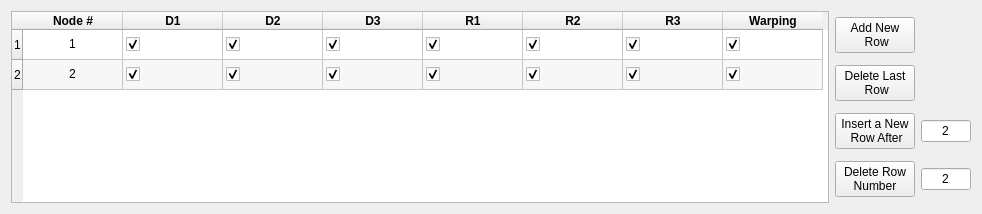
          <widget class="QWidget" name="tab">
           <attribute name="title">
            <string>Fixities</string>
           </attribute>
           <layout class="QHBoxLayout" name="horizontalLayout_5">
            <item>
             <widget class="QTableWidget" name="Fixities_table">
              <property name="minimumSize">
               <size>
                <width>818</width>
                <height>0</height>
               </size>
              </property>
              <property name="alternatingRowColors">
               <bool>true</bool>
              </property>
              <row>
               <property name="text">
                <string>1</string>
               </property>
              </row>
              <row>
               <property name="text">
                <string>2</string>
               </property>
              </row>
              <column>
               <property name="text">
                <string>Node #</string>
               </property>
               <property name="font">
                <font>
                 <weight>75</weight>
                 <bold>true</bold>
                </font>
               </property>
              </column>
              <column>
               <property name="text">
                <string>D1</string>
               </property>
               <property name="font">
                <font>
                 <weight>75</weight>
                 <bold>true</bold>
                </font>
               </property>
              </column>
              <column>
               <property name="text">
                <string>D2</string>
               </property>
               <property name="font">
                <font>
                 <weight>75</weight>
                 <bold>true</bold>
                </font>
               </property>
              </column>
              <column>
               <property name="text">
                <string>D3</string>
               </property>
               <property name="font">
                <font>
                 <weight>75</weight>
                 <bold>true</bold>
                </font>
               </property>
              </column>
              <column>
               <property name="text">
                <string>R1</string>
               </property>
               <property name="font">
                <font>
                 <weight>75</weight>
                 <bold>true</bold>
                </font>
               </property>
              </column>
              <column>
               <property name="text">
                <string>R2</string>
               </property>
               <property name="font">
                <font>
                 <weight>75</weight>
                 <bold>true</bold>
                </font>
               </property>
              </column>
              <column>
               <property name="text">
                <string>R3</string>
               </property>
               <property name="font">
                <font>
                 <weight>75</weight>
                 <bold>true</bold>
                </font>
               </property>
              </column>
              <column>
               <property name="text">
                <string>Warping</string>
               </property>
               <property name="font">
                <font>
                 <weight>75</weight>
                 <bold>true</bold>
                </font>
               </property>
              </column>
              <item row="0" column="0">
               <property name="text">
                <string>1</string>
               </property>
               <property name="textAlignment">
                <set>AlignCenter</set>
               </property>
              </item>
              <item row="0" column="1">
               <property name="text">
                <string/>
               </property>
               <property name="textAlignment">
                <set>AlignCenter</set>
               </property>
               <property name="checkState">
                <enum>Checked</enum>
               </property>
              </item>
              <item row="0" column="2">
               <property name="text">
                <string/>
               </property>
               <property name="checkState">
                <enum>Checked</enum>
               </property>
              </item>
              <item row="0" column="3">
               <property name="text">
                <string/>
               </property>
               <property name="checkState">
                <enum>Checked</enum>
               </property>
              </item>
              <item row="0" column="4">
               <property name="text">
                <string/>
               </property>
               <property name="checkState">
                <enum>Checked</enum>
               </property>
              </item>
              <item row="0" column="5">
               <property name="text">
                <string/>
               </property>
               <property name="checkState">
                <enum>Checked</enum>
               </property>
              </item>
              <item row="0" column="6">
               <property name="text">
                <string/>
               </property>
               <property name="checkState">
                <enum>Checked</enum>
               </property>
              </item>
              <item row="0" column="7">
               <property name="text">
                <string/>
               </property>
               <property name="checkState">
                <enum>Checked</enum>
               </property>
              </item>
              <item row="1" column="0">
               <property name="text">
                <string>2</string>
               </property>
               <property name="textAlignment">
                <set>AlignCenter</set>
               </property>
              </item>
              <item row="1" column="1">
               <property name="text">
                <string/>
               </property>
               <property name="checkState">
                <enum>Checked</enum>
               </property>
              </item>
              <item row="1" column="2">
               <property name="text">
                <string/>
               </property>
               <property name="checkState">
                <enum>Checked</enum>
               </property>
              </item>
              <item row="1" column="3">
               <property name="text">
                <string/>
               </property>
               <property name="checkState">
                <enum>Checked</enum>
               </property>
              </item>
              <item row="1" column="4">
               <property name="text">
                <string/>
               </property>
               <property name="checkState">
                <enum>Checked</enum>
               </property>
              </item>
              <item row="1" column="5">
               <property name="text">
                <string/>
               </property>
               <property name="checkState">
                <enum>Checked</enum>
               </property>
              </item>
              <item row="1" column="6">
               <property name="text">
                <string/>
               </property>
               <property name="checkState">
                <enum>Checked</enum>
               </property>
              </item>
              <item row="1" column="7">
               <property name="text">
                <string/>
               </property>
               <property name="checkState">
                <enum>Checked</enum>
               </property>
              </item>
             </widget>
            </item>
            <item>
             <layout class="QGridLayout" name="gridLayout_10">
              <item row="1" column="0">
               <widget class="QPushButton" name="Delete_last_row_spring_2">
                <property name="minimumSize">
                 <size>
                  <width>0</width>
                  <height>0</height>
                 </size>
                </property>
                <property name="maximumSize">
                 <size>
                  <width>200</width>
                  <height>16777215</height>
                 </size>
                </property>
                <property name="text">
                 <string>Delete Last 
 Row</string>
                </property>
               </widget>
              </item>
              <item row="3" column="0">
               <widget class="QPushButton" name="Delete_new_row_button_spring_2">
                <property name="maximumSize">
                 <size>
                  <width>150</width>
                  <height>16777215</height>
                 </size>
                </property>
                <property name="text">
                 <string>Delete Row 
Number</string>
                </property>
               </widget>
              </item>
              <item row="2" column="0">
               <widget class="QPushButton" name="Insert_new_row_button_spring_2">
                <property name="enabled">
                 <bool>true</bool>
                </property>
                <property name="maximumSize">
                 <size>
                  <width>150</width>
                  <height>16777215</height>
                 </size>
                </property>
                <property name="text">
                 <string>Insert a New 
 Row After</string>
                </property>
               </widget>
              </item>
              <item row="0" column="0">
               <widget class="QPushButton" name="Add_new_row_spring_2">
                <property name="maximumSize">
                 <size>
                  <width>200</width>
                  <height>16777215</height>
                 </size>
                </property>
                <property name="text">
                 <string>Add New
 Row</string>
                </property>
               </widget>
              </item>
              <item row="2" column="1">
               <widget class="QLineEdit" name="Inser_number_spring_2">
                <property name="maximumSize">
                 <size>
                  <width>50</width>
                  <height>16777215</height>
                 </size>
                </property>
                <property name="layoutDirection">
                 <enum>Qt::LeftToRight</enum>
                </property>
                <property name="text">
                 <string>2</string>
                </property>
                <property name="alignment">
                 <set>Qt::AlignCenter</set>
                </property>
               </widget>
              </item>
              <item row="3" column="1">
               <widget class="QLineEdit" name="Delete_number_spring_2">
                <property name="maximumSize">
                 <size>
                  <width>50</width>
                  <height>16777215</height>
                 </size>
                </property>
                <property name="text">
                 <string>2</string>
                </property>
                <property name="alignment">
                 <set>Qt::AlignCenter</set>
                </property>
               </widget>
              </item>
             </layout>
            </item>
           </layout>
          </widget>
